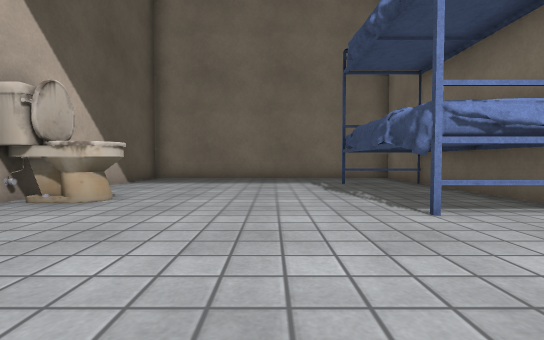
[1] (above)

22 first-person views from a walk through a Unity game level. The camera is 0.33 m above the floor, tilts 2° down and sees 85° across. The floor is counted in squares, 0.5 m on a side. Each view is taken from the middle of a square. On the plan, view 1 faces up. The plan holds only what a view shows up to about 9 squares ahead; the rest is blank. The place goes on beyond the plan. Some surface patterns are stand-ins.

[2]
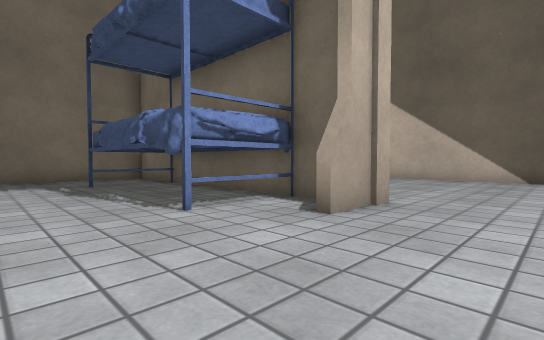

[3]
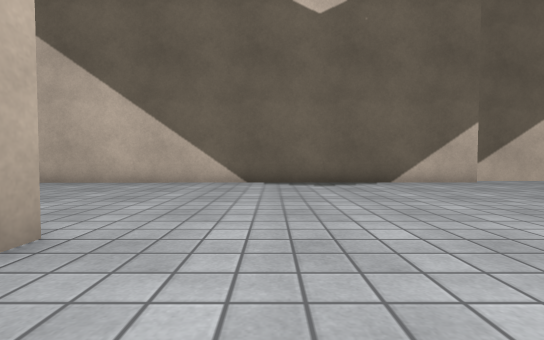

[4]
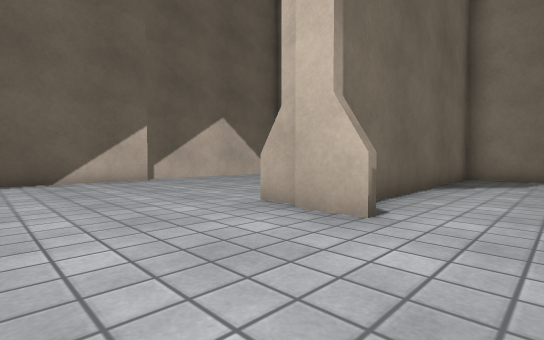

[5]
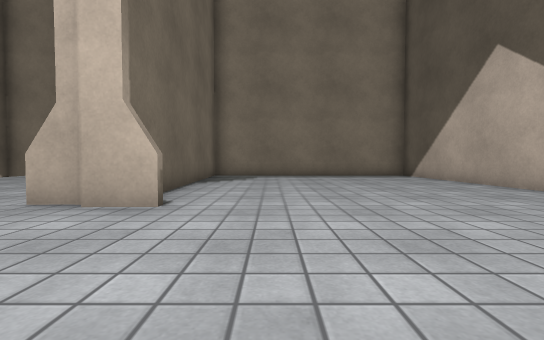

[6]
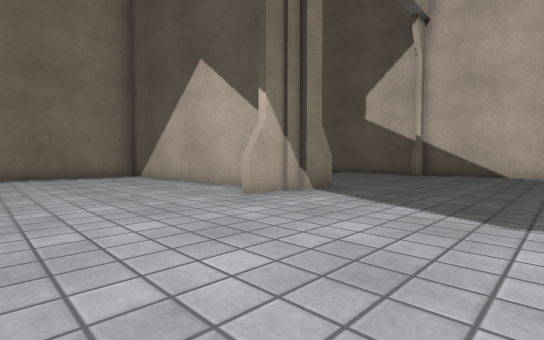

[7]
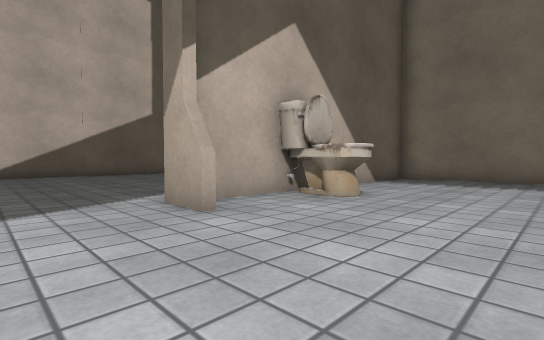

[8]
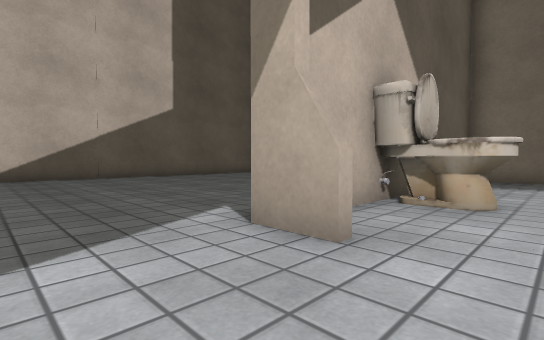

[9]
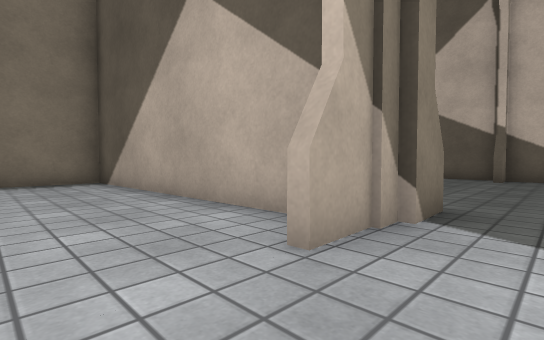

[10]
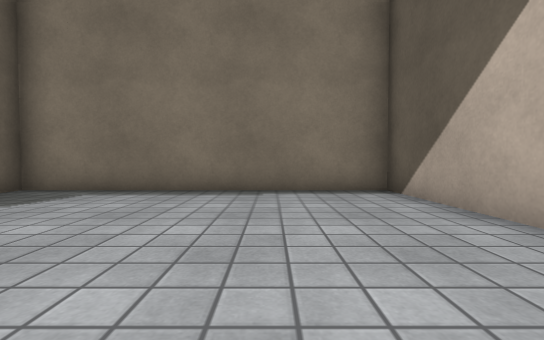

[11]
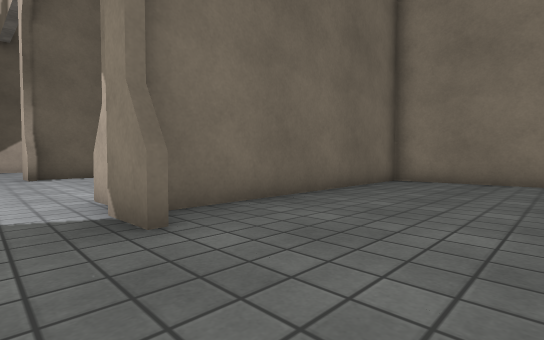

[12]
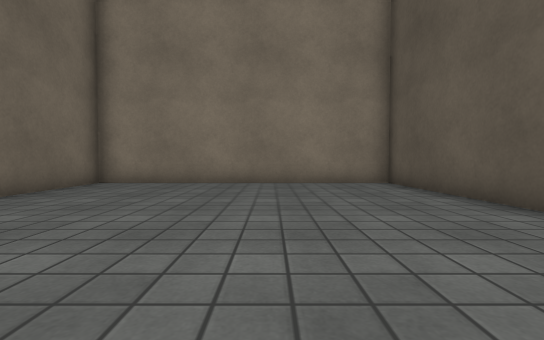

[13]
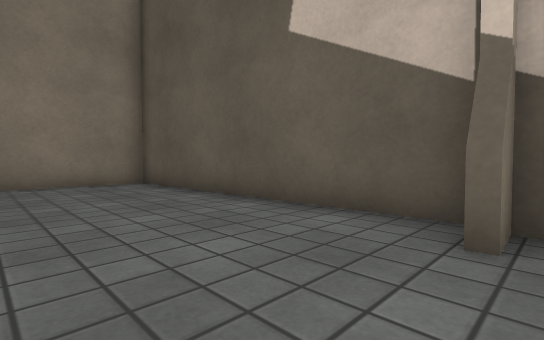

[14]
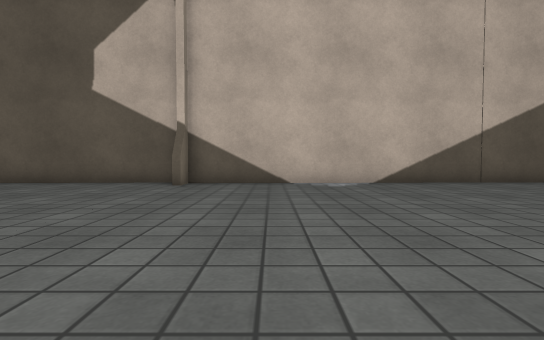

[15]
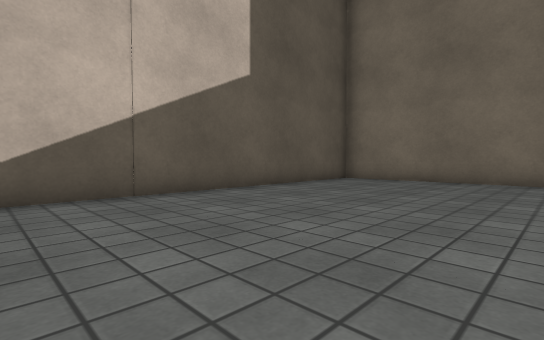

[16]
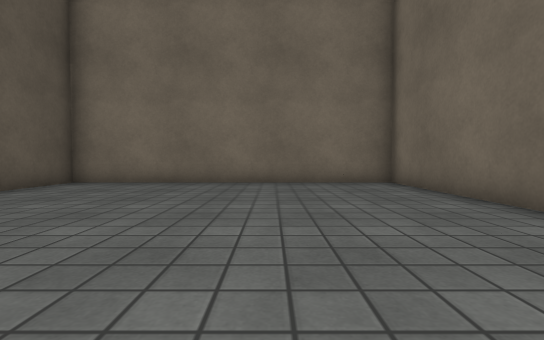

[17]
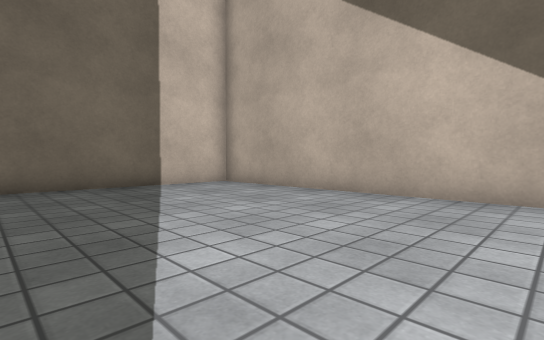

[18]
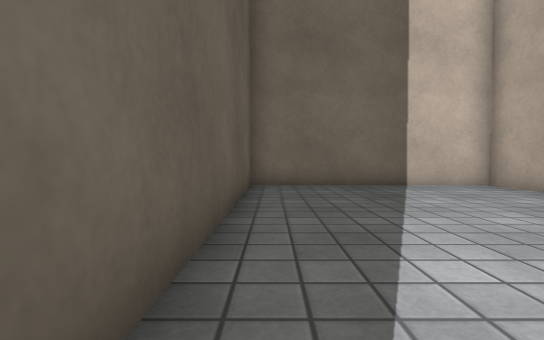

[19]
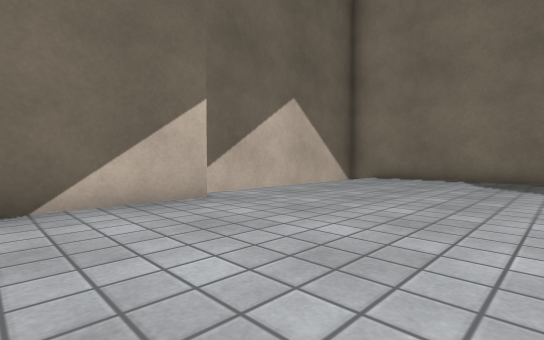

[20]
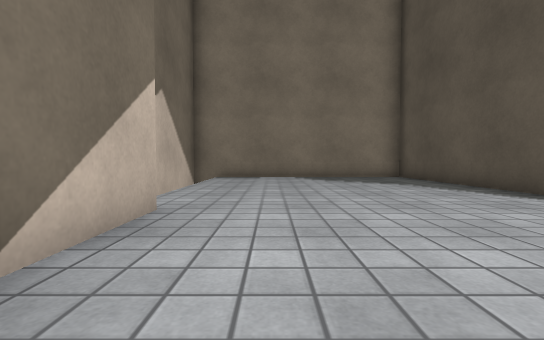

[21]
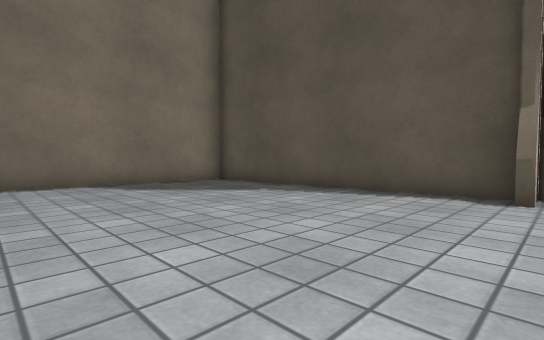

[22]
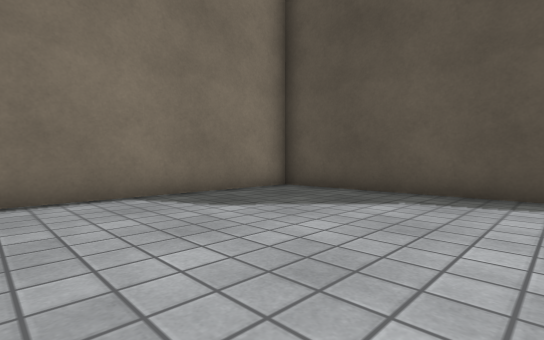

### Floor plan
Key: @ floor where view 1 was taken; # wall or solid block; . floor; B bed; T toilet.
Columns run from 14 left of view 1 to 11 right of it. Each row starts with its distance up from view 1.
 11 ##########################
 10 #.........#...... #......#
  9 #.........#.......#......#
  8 #.........#.....BB#......#
  7 #.........#.....BBB......#
  6 #.........#.....BBB......#
  5 #.........#T....BBB......#
  4 #.........#.....BBB......#
  3 #.........#.......#......#
  2 #.........#.......#......#
  1 #........................#
  0 #.............@..........#
 -1 #............... ........#
 -2 #........................#
 -3 ##.......................#
 -4  #.......................#
 -5 ##......###......##......#
 -6 #........#.......##......#
 -7 #........#.......##.......
 -8 #........#.......##.......
 -9 #........#.......##......
-10 #........#.......##......
-11 ##.......#.......##......
-12  #.......#.......##......
-13  #.......#........#......
-14  ########################

Positions as (right, up) in squares from view 1, and headings:
1: (0, 0), facing up
2: (0, 0), facing up-right
3: (2, 0), facing right
4: (1, -2), facing down-right
5: (1, -1), facing down
6: (0, -1), facing down-left
7: (0, 0), facing up-left
8: (-2, 0), facing up-left
9: (-2, -4), facing down-left
10: (-2, -7), facing down
11: (-9, -4), facing down-right
12: (-10, -5), facing down
13: (-10, -5), facing down-left
14: (-5, -3), facing left
15: (-8, 1), facing up-left
16: (-8, 2), facing up
17: (5, 3), facing up-right
18: (5, 3), facing up
19: (6, -3), facing down-right
20: (9, -2), facing down
21: (10, -5), facing down-left
22: (10, -8), facing down-left
